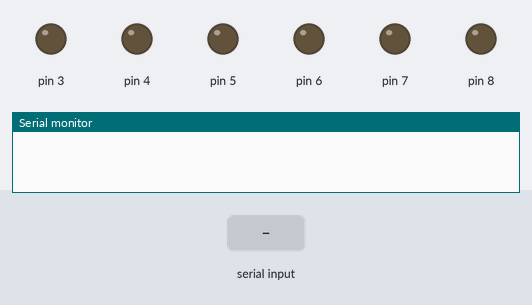
The sketch below on a simulated Arduino Uno, built with avr-gcc and run on an emulated ATmega328P. On the bench: output pins drawn as LEDs (lit = HIGH), the last lines printed to the serial monitor. Inputs (shaded band) come from the test bench.

Above: at 1.2 s.
1.3 s: "F" received over Serial
At 2.5 s:
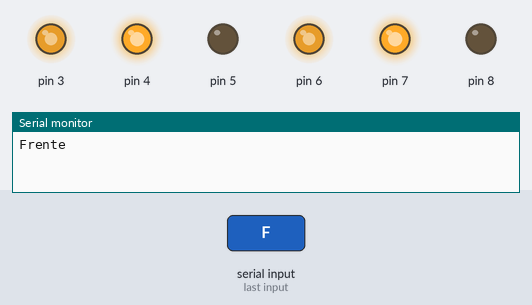
Timing chart, 0 to 4.3 s (numbered marks = the images above; inputs shaded):
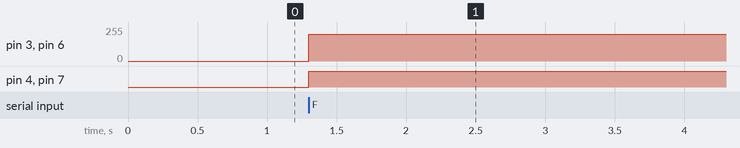

The sketch:

17_robot-controller-classes.ino
```cpp
#define p2m2 8
#define p1m2 7
#define pvelm2 6
#define p2m1 5
#define p1m1 4
#define pvelm1 3

class Motor {
  public:
    int p1, p2, pv;
    Motor(int p1_in, int p2_in, int pv_in) {
      p1 = p1_in;
      p2 = p2_in;
      pv = pv_in;
      pinMode(p1, OUTPUT);
      pinMode(p2, OUTPUT);
      pinMode(pv, OUTPUT);
    }
    void frente(int v) {
      digitalWrite(p1, HIGH);
      digitalWrite(p2, LOW);
      analogWrite(pv, v);
    }
    void tras(int v) {
      digitalWrite(p1, LOW);
      digitalWrite(p2, HIGH);
      analogWrite(pv, v);
    }
    void parar() {
      digitalWrite(p1, LOW);
      digitalWrite(p2, LOW);
      analogWrite(pv, 0);
    }
};

Motor md = Motor(p1m1, p2m1, pvelm1); // Motor da direita
Motor me = Motor(p1m2, p2m2, pvelm2); // Motor da esquerda
int vel = 200; // Velocidade padrão

void setup() {
  Serial.begin(9600);
}

void loop() {
  if (Serial.available()) {
    char cmd = Serial.read();
    switch (cmd) {
      case 'F':
        md.frente(vel);
        me.frente(vel);
        Serial.println("Frente");
        break;
          }
  }
}
```

Measured:
- after the input at 1.3 s, pin 3, pin 6: 0/255 → 200/255 at once; pin 4, pin 7: LOW → HIGH at once
